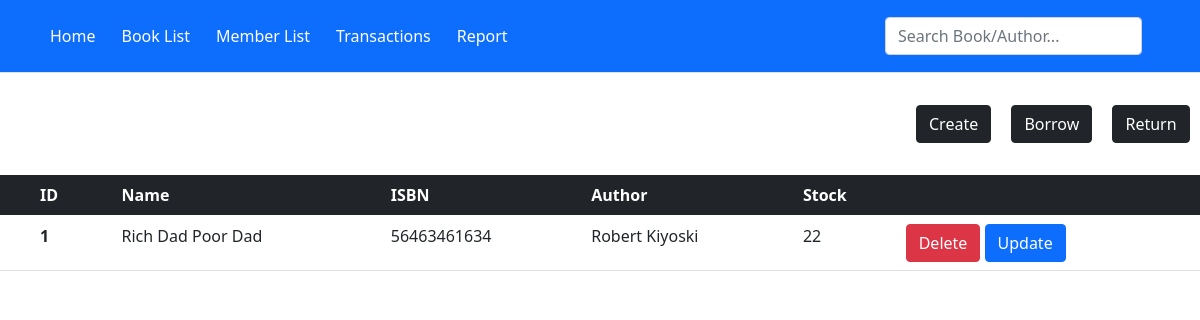
Before: /books with the older database file.
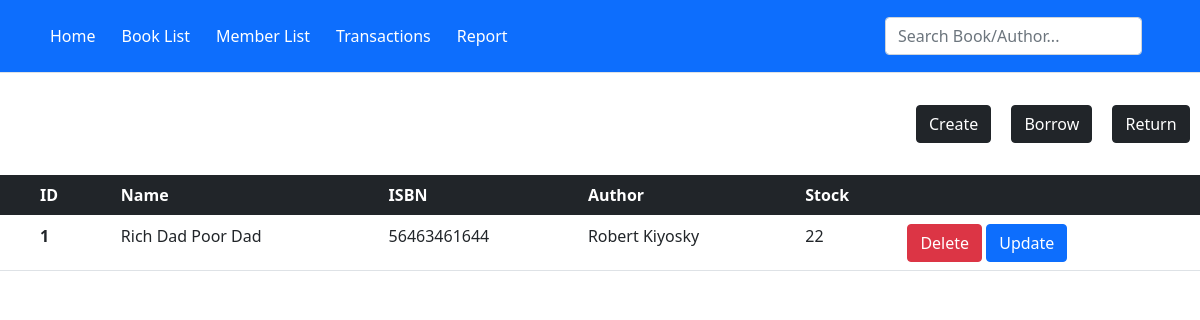
After: the same page with the newer database file.
### library/models.py (models this page shows)
class Book(db.Model):
    id = db.Column(db.Integer(), primary_key=True)
    title = db.Column(db.String(length=50), nullable=False)
    isbn = db.Column(db.String(length=15), nullable=False)
    author = db.Column(db.Integer(), nullable=False)
    stock = db.Column(db.Integer(), default=0, nullable=False)

### library/routes.py (the view, shortened to what this page needs)
@app.route('/books', methods=['GET', 'POST'])
def books_page():
    formB = BookForm()
    books = Book.query.all()  #books to read
    if formB.errors != {}:  # If there are not errors from the validations
        for err_msg in formB.errors.values():
            flash(
                f'There was an error with creating a book: {err_msg}', category='danger')
    return render_template('books.html', formB=formB, books=books)

### library/forms.py
class BookForm(FlaskForm):
    title = StringField(label='Title',  validators=[
                        Length(min=2, max=50), DataRequired()])
    isbn = StringField(label='ISBN',  validators=[DataRequired()])
    author = StringField(label='Author', validators=[
                         Length(min=2, max=50), DataRequired()])
    stock = IntegerField(label='Stock', validators=[DataRequired()])
    submit = SubmitField(label='Submit')

### library/templates/books.html (shortened to what this page needs)
{% extends 'base.html' %}
{%block content%}
{%with btn_mode = 'dark', btn= 'Create' ,form = formB  %}
    {%include 'add_book_modal.html'%}
{%endwith%}
{%with btn_mode = 'dark', btn= 'Borrow', form = formB %}
{%include 'add_book_modal.html'%}
{%endwith%}
{%with btn_mode = 'dark',btn= 'Return', form = formB %}
{%include 'add_book_modal.html'%}
{%endwith%}
<table class="table">
    <thead class="table-dark">
        <tr>
            <th scope="col" class="table-id">ID</th>
            <th scope="col">Name</th>
            <th scope="col">ISBN</th>
            <th scope="col">Author</th>
            <th scope="col">Stock</th>
            <th scope="col"></th>
        </tr>
    </thead>
    <tbody>
    {% for book in books %}
        <tr>
            <th scope="row" class="table-id">{{book.id}}</th>
            <td>{{book.title}}</td>
            <td>{{book.isbn}}</td>
            <td>{{book.author}}</td>
            <td>{{book.stock}}</td>
            <td class="action">
                {% with id = book.id, q= 'book' %}
                    {%include 'delete_modal.html'%}
                {%endwith%}
                {%with btn_mode = 'primary', form = formB, book = book %}
                    {%include 'update_book_modal.html'%}
                {%endwith%}
            </td>
        </tr>
    {%endfor%}
    </tbody>
</table>
{%endblock%}

### library/templates/base.html (shortened to what this page needs)
<!doctype html>
<html lang="en">
<head>
  <link href="https://cdn.jsdelivr.net/npm/bootstrap@5.0.1/dist/css/bootstrap.min.css" rel="stylesheet"
>
  <link rel="stylesheet" href="{{ url_for('static', filename='style.css') }}">
</head>
<body>
  <header class="p-3 mb-3 border-bottom">
    <div class="container">
      <div class="d-flex flex-wrap align-items-center justify-content-center justify-content-lg-start">
        <ul class="nav col-12 col-lg-auto me-lg-auto mb-2 justify-content-center mb-md-0">
          <li><a href="{{url_for('home_page')}}" class="nav-link px-2 link-secondary">Home</a></li>
          <li><a href="{{url_for('books_page')}}" class="nav-link px-2 link-dark">Book List</a></li>
          <li><a href="{{url_for('members_page')}}" class="nav-link px-2 link-dark">Member List</a></li>
          <li><a href="/" class="nav-link px-2 link-dark">Transactions</a></li>
          <li><a href="/" class="nav-link px-2 link-dark">Report</a></li>
        </ul>
        <form class="col-12 col-lg-auto mb-3 mb-lg-0 me-lg-3" method="POST">
          <input type="search" class="form-control" placeholder="Search Book/Author..." aria-label="Search"/>
        </form>
      </div>
    </div>
  </header>
  {%block content%}
  {%endblock%}
</body>
</html>

### library/templates/add_book_modal.html (shortened to what this page needs)
<button type="button" class="btn btn-{{btn_mode}} m" data-bs-toggle="modal" data-bs-target="#bookModal">
    {{btn}}
  </button>

### library/templates/delete_modal.html (shortened to what this page needs)
<button type="button" class="btn btn-danger" data-bs-toggle="modal" data-bs-target="#deleteModal">
    Delete
</button>

### library/templates/update_book_modal.html (shortened to what this page needs)
<button type="button" class="btn btn-{{btn_mode}}" data-bs-toggle="modal" data-bs-target="#updateBookModal">
    Update
  </button>

### library/static/style.css (style rules this page uses)
header { background-color: #0d6efd; }
.nav-link { color: white; margin-right: 10px; }
.m { margin: 1rem 0 0 1rem; position: relative; left: 75%; }
.table { margin-top: 2rem; }
.table-id { padding-left: 2.5rem !important; }

Changed rows visible on the page:
changed Book "Rich Dad Poor Dad": isbn "56463461634" → "56463461644"; author "Robert Kiyoski" → "Robert Kiyosky"
